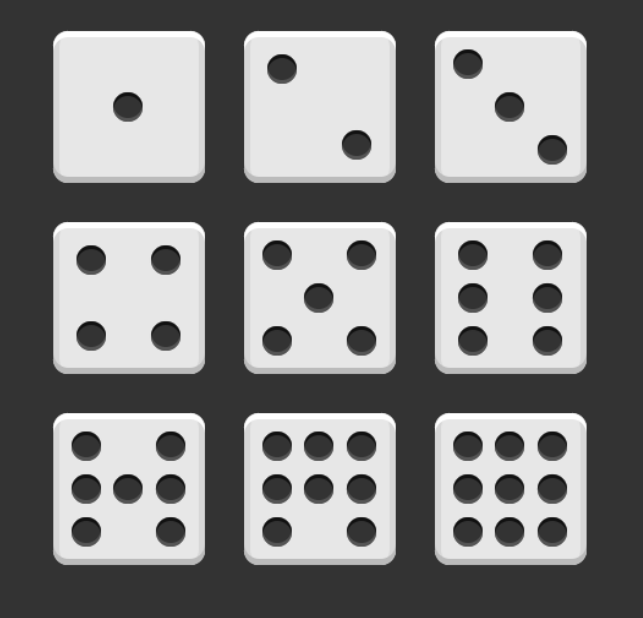
#> input picture HW_2/dices.png, 643 x 618 px
$ python '#2.py'
#> lines starting #> are read from the running program, lines starting #| are printed output that depends on the picture; after the words box and inside, x2 and y2 are one past the last pixel; in counts of white or black regions, pixels touching at a corner belong together
import numpy as np
import cv2
import random

src = cv2.imread('dices.png', cv2.IMREAD_GRAYSCALE)
#> src is the input picture: shape (618, 643); min 17, max 255, mean 128.9

if src is None:
    print('Image load failed!')
    exit()

def saturated(value):
    if value > 128:
        value = 255
    elif value <= 128:
        value = 0
    return value

blur = cv2.blur(src,(4,4))
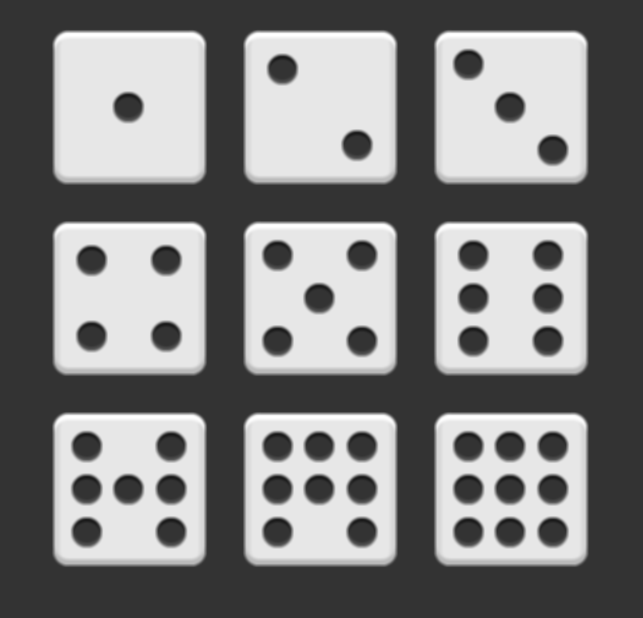
#> blur: shape (618, 643); min 23, max 255, mean 128.9

for y in range(blur.shape[0]):
    for x in range(blur.shape[1]):
        blur[y, x] = saturated(blur[y, x])
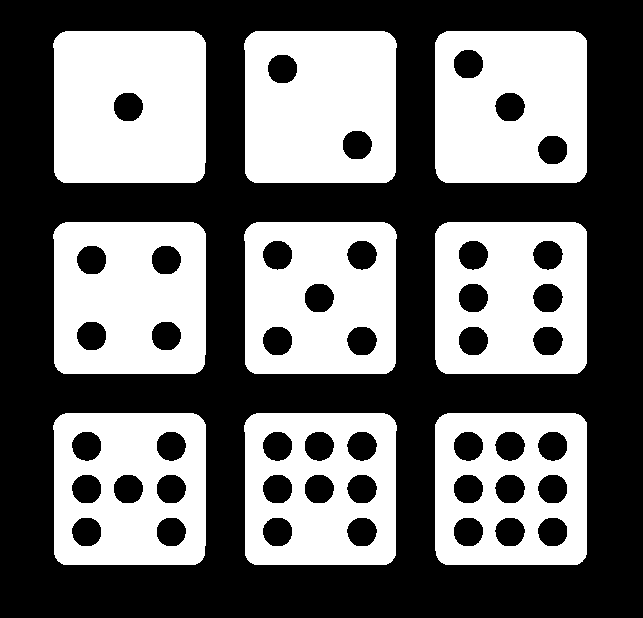
#> blur: shape (618, 643); 44.3% white; 9 white regions, largest, box (x1, y1, x2, y2) and area: (53, 31, 206, 183) 22264, (244, 31, 397, 183) 21483, (435, 31, 587, 183) 20935

contours, hello = cv2.findContours(blur, cv2.RETR_TREE, cv2.CHAIN_APPROX_NONE)
dst = cv2.cvtColor(blur, cv2.COLOR_GRAY2BGR)
for i in range(len(contours)):
    cv2.drawContours(dst, contours, i, (0,0,255), 2)
#> this loop made 54 passes
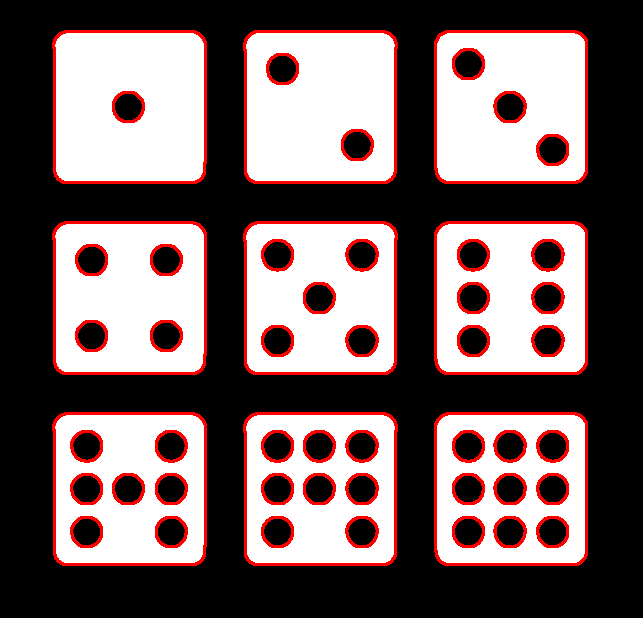
#> dst: shape (618, 643, 3); mean B, G, R 100.1, 100.1, 119.8

count=[]
num=1
k=0
index=0

while k < (len(contours)):
    if hello[0][k][3] == -1:
        count.append(1)
        move=hello[0][k][2]
        while hello[0][move][0] != -1: #1
            num=num+1
            move=hello[0][move][0]
        count[index]=num
        k=move+1
        index=index+1
        num=1
    else:
        k=k+1
#> this loop made 9 passes

count.sort()
print(count)
#| [1, 2, 3, 4, 5, 6, 7, 8, 9]

cv2.imshow('src', src)
cv2.imshow('dst', dst)

if cv2.waitKey() == 27:
#> (key Esc is pressed here)
    exit()
#> (the program exits here)

$ run again, with HW_2/dice1.png copied over HW_2/dices.png
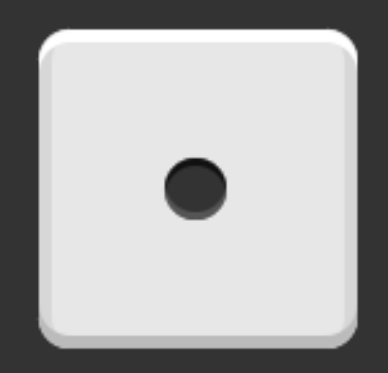
#> input picture HW_2/dice1.png, 388 x 373 px
#> src is the input picture: shape (373, 388); min 17, max 255, mean 171.3
#> after the loop `for y in range(blur.shape[0]):`:
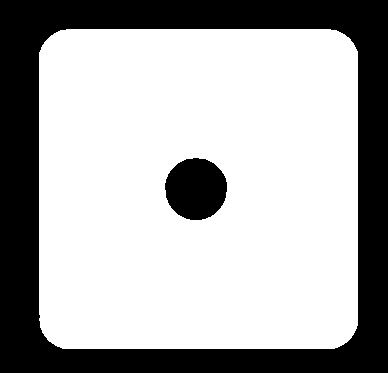
#> blur: shape (373, 388); 67.9% white; 2 black regions, box (x1, y1, x2, y2) and area: (0, 0, 388, 373) 43435, (165, 158, 227, 220) 3011
#> the loop `for i in range(len(contours)):` made 2 passes
#> after the loop `for i in range(len(contours)):`:
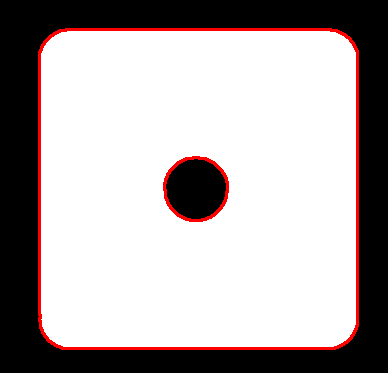
#> dst: shape (373, 388, 3); mean B, G, R 168, 168, 175.9
#> the loop `while k < (len(contours)):` made 1 pass
#| [1]

$ run again, with HW_2/dice2.png copied over HW_2/dices.png
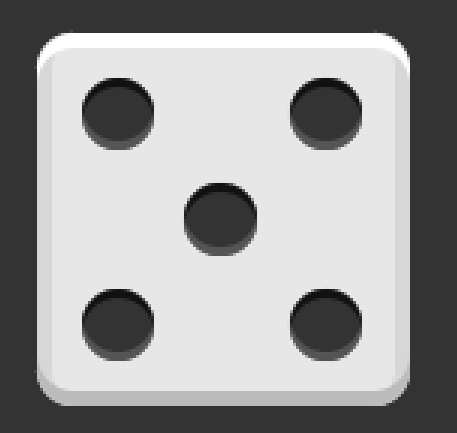
#> input picture HW_2/dice2.png, 457 x 433 px
#> src is the input picture: shape (433, 457); min 17, max 255, mean 156.1
#> after the loop `for y in range(blur.shape[0]):`:
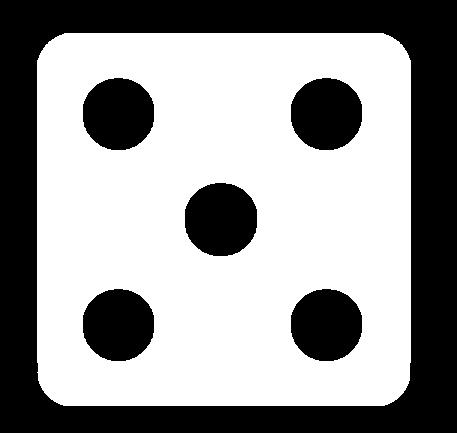
#> blur: shape (433, 457); 59.5% white; 6 black regions, box (x1, y1, x2, y2) and area: (0, 0, 457, 433) 59438, (185, 183, 257, 256) 4246, (83, 78, 154, 150) 4101, (83, 289, 154, 361) 4101, (291, 78, 362, 150) 4100, (291, 289, 362, 361) 4100
#> the loop `for i in range(len(contours)):` made 6 passes
#> after the loop `for i in range(len(contours)):`:
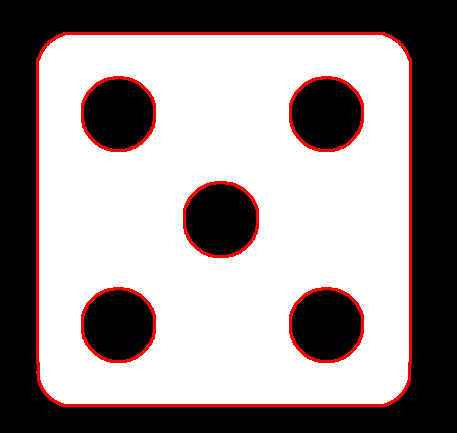
#> dst: shape (433, 457, 3); mean B, G, R 144.8, 144.8, 155.6
#> the loop `while k < (len(contours)):` made 1 pass
#| [5]
